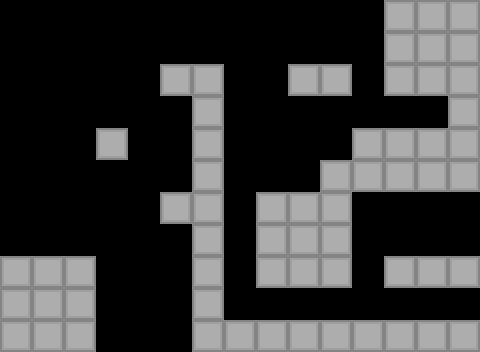

Tiled map render using the project's own tile images. Description and the whole map definition, tile-layer contents included, below:
An orthogonal 15x11 tile map with 32x32 px tiles, 1 tile layer (Ground) and 28 objects (6x spike, 2x shard, 2x ghost, man, flag).

<map version="1.10" tiledversion="1.10.2" orientation="orthogonal" renderorder="right-down" width="15" height="11" tilewidth="32" tileheight="32" infinite="0" nextlayerid="4" nextobjectid="94">
 <editorsettings>
  <export target="../level_9.lua" format="lua" />
 </editorsettings>
 <tileset firstgid="1" name="tileset" tilewidth="32" tileheight="32" tilecount="28" columns="7">
  <image source="../../sprites/ground/tileset.png" width="224" height="128" />
 </tileset>
 <layer id="1" name="Ground" width="15" height="11">
  <data encoding="csv">
0,0,0,0,0,0,0,0,0,0,0,0,1,1,1,
0,0,0,0,0,0,0,0,0,0,0,0,1,1,1,
0,0,0,0,0,1,1,0,0,1,1,0,1,1,1,
0,0,0,0,0,0,1,0,0,0,0,0,0,0,1,
0,0,0,1,0,0,1,0,0,0,0,1,1,1,1,
0,0,0,0,0,0,1,0,0,0,1,1,1,1,1,
0,0,0,0,0,1,1,0,1,1,1,0,0,0,0,
0,0,0,0,0,0,1,0,1,1,1,0,0,0,0,
1,1,1,0,0,0,1,0,1,1,1,0,1,1,1,
1,1,1,0,0,0,1,0,0,0,0,0,0,0,0,
1,1,1,0,0,0,1,1,1,1,1,1,1,1,1
</data>
 </layer>
 <objectgroup color="#323232" id="2" name="Solid" visible="0">
  <object id="2" x="0" y="256" width="96" height="96" />
  <object id="24" x="0" y="-32" width="480" height="32" />
  <object id="27" x="-32" y="-32" width="32" height="288" />
  <object id="59" x="480" y="-32" width="32" height="384" />
  <object id="68" x="160" y="64" width="64" height="32" />
  <object id="70" x="96" y="128" width="32" height="32" />
  <object id="74" x="192" y="320" width="288" height="32" />
  <object id="77" x="160" y="192" width="32" height="32" />
  <object id="80" x="192" y="96" width="32" height="224" />
  <object id="81" x="384" y="256" width="96" height="32" />
  <object id="82" x="256" y="192" width="96" height="96" />
  <object id="83" x="320" y="160" width="160" height="32" />
  <object id="84" x="352" y="128" width="128" height="32" />
  <object id="85" x="288" y="64" width="64" height="32" />
  <object id="86" x="384" y="0" width="96" height="96" />
  <object id="87" x="448" y="96" width="32" height="32" />
 </objectgroup>
 <objectgroup color="#1807ff" id="3" name="Objects" visible="0">
  <object id="4" type="man" x="32" y="224" width="32" height="32" />
  <object id="44" type="flag" x="416" y="224" width="32" height="32" />
  <object id="52" type="shard" x="160" y="128" width="32" height="32" />
  <object id="53" type="spike" x="224" y="64" width="32" height="32" />
  <object id="67" type="ghost" x="416" y="96" width="32" height="32" />
  <object id="72" type="spike" x="256" y="160" width="32" height="32" />
  <object id="88" type="spike" x="288" y="160" width="32" height="32" />
  <object id="89" type="spike" x="384" y="288" width="32" height="32" />
  <object id="90" type="ghost" x="448" y="288" width="32" height="32" />
  <object id="91" type="spike" x="384" y="96" width="32" height="32" />
  <object id="92" type="shard" x="96" y="64" width="32" height="32" />
  <object id="93" type="spike" x="256" y="64" width="32" height="32" />
 </objectgroup>
</map>
